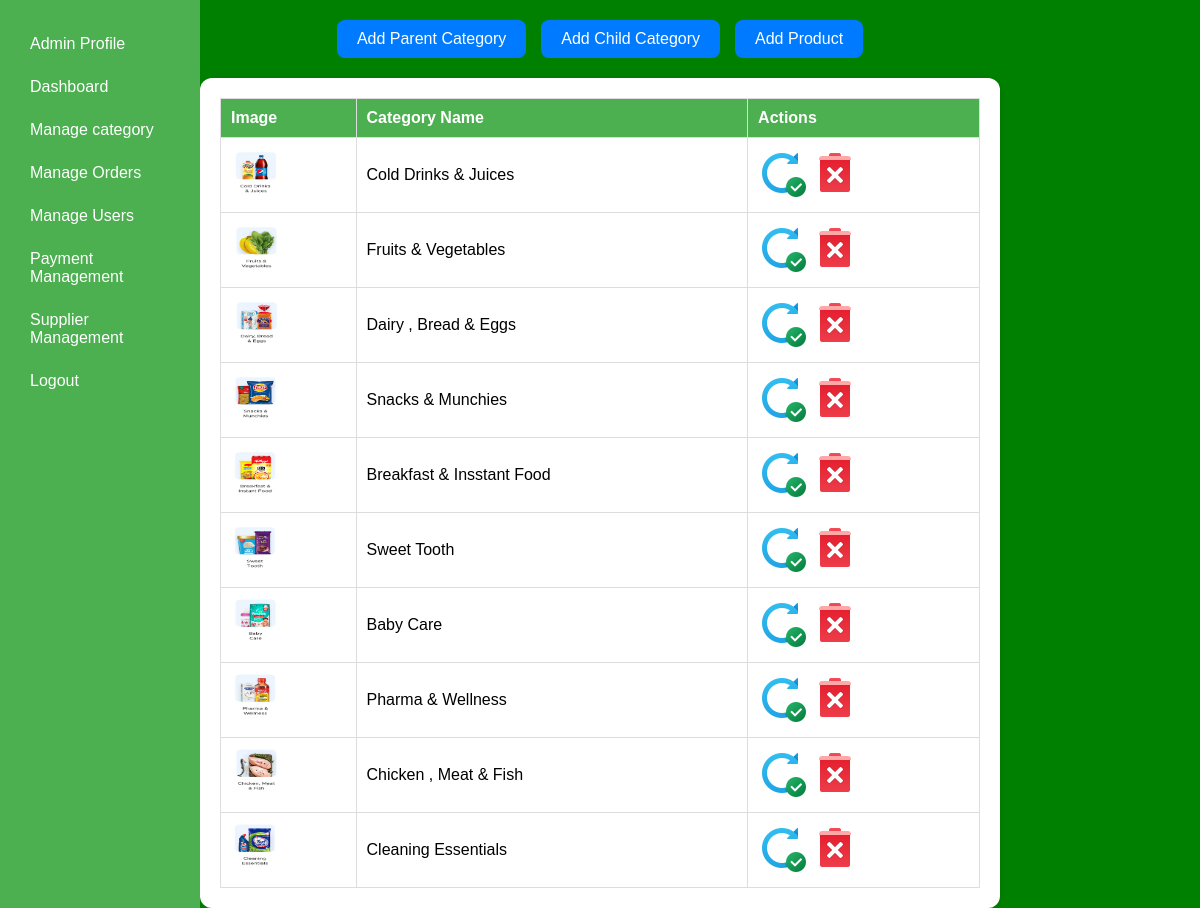
The app's page /grocery_website/admin/manage-category.php (signed in) with its own data.
### tables this page shows
CREATE TABLE IF NOT EXISTS `parent_categories` (
  `id` int NOT NULL AUTO_INCREMENT,
  `name` varchar(255) NOT NULL,
  `image` varchar(255) NOT NULL,
  PRIMARY KEY (`id`)
);

### grocery_website/admin/manage-category.php (the view, shortened to what this page needs)
<?php
include "../config.php";
include 'sidebar.php';
$result = $conn->query("SELECT * FROM parent_categories");
$categories = [];
while ($row = $result->fetch_assoc()) {
    $categories[] = $row;
}
?>
<!DOCTYPE html>
<html lang="en">
<head>
</head>
<body>
    <div class="button-container">
        <a href="manage-parent-category.php">Add Parent Category</a>
        <a href="manage-child-category.php">Add Child Category</a>
        <a href="manage-product.php">Add Product</a>
    </div>
    <div class="container">
        <table>
            <tr>
                <th>Image</th>
                <th>Category Name</th>
                <th>Actions</th>
            </tr>
            <?php foreach ($categories as $category) : ?>
                <tr>
                    <td><img src="../C-items/<?= $category['image'] ?>" width="50" height="50"></td>
                    <td><?= $category['name'] ?></td>
                    <td class="action-buttons">
                        <a href="update-category.php?id=<?= $category['id'] ?>" class="edit-btn"><img src="./img/update.png" alt=""></a>
                        <a href="delete-category.php?id=<?= $category['id'] ?>" class="delete-btn" onclick="return confirm('Are you sure you want to delete this category?');"><img src="./img/delete.png" alt=""></a>
                    </td>
                </tr>
            <?php endforeach; ?>
        </table>
    </div>
</body>
</html>

### grocery_website/admin/sidebar.php (style rules this page uses)
* { margin: 0; padding: 0; box-sizing: border-box; font-family: Arial, sans-serif; }
body { display: flex; min-height: 100vh; background: #f4f4f4; }

### grocery_website/admin/manage-category.php (style rules this page uses)
* { margin: 0; padding: 0; box-sizing: border-box; font-family: Arial, sans-serif; }
body { display: flex; flex-direction: column; align-items: center; min-height: 100vh; background: green; padding-top: 20px; }
.button-container { display: flex; gap: 15px; margin-bottom: 20px; }
.button-container a { text-decoration: none; background: #007bff; color: white; padding: 10px 20px; border-radius: 8px; transition: background 0.3s ease; }
.container { width: 90%; max-width: 800px; background: #fff; padding: 20px; border-radius: 12px; box-shadow: 0 2px 8px rgba(0, 0, 0, 0.1); }
table { width: 100%; border-collapse: collapse; }
th, td { border: 1px solid #ddd; padding: 10px; text-align: left; }
th { background: #4caf50; color: #fff; }

### records on screen
parent_categories: image (picture), name "Cold Drinks & Juices"
parent_categories: image (picture), name "Fruits & Vegetables"
parent_categories: image (picture), name "Dairy , Bread & Eggs"
parent_categories: image (picture), name "Snacks & Munchies"
parent_categories: image (picture), name "Breakfast & Insstant Food"
parent_categories: image (picture), name "Sweet Tooth"
parent_categories: image (picture), name "Baby Care"
parent_categories: image (picture), name "Pharma & Wellness"
parent_categories: image (picture), name "Chicken , Meat & Fish"
parent_categories: image (picture), name "Cleaning Essentials"
